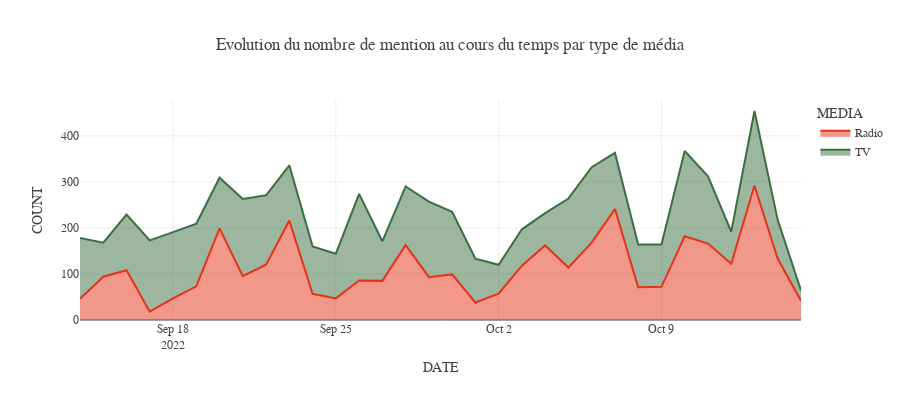

Write notebook code for a chart like this one.
### Code cell
freq = "D"

count = (
    data.set_index(["DATE"])
    .groupby([pd.Grouper(freq = freq),"MEDIA"],as_index = True)
    ["COUNT"].sum()
    .reset_index()
)

fig = px.area(count,
             x = "DATE",y = "COUNT",color = "MEDIA",
             title = "Evolution du nombre de mention au cours du temps par type de média",height = 400,color_discrete_sequence=SMALL_SEQUENCE2
)
fig.show()

### Figure 1 — Plotly figure (JSON) as saved in the notebook; plotly's stock layout.template omitted (floating-point values rounded to 4 significant figures)
{"data": [{"fillpattern": {"shape": ""}, "hovertemplate": "MEDIA=Radio<br>DATE=%{x}<br>COUNT=%{y}<extra></extra>", "legendgroup": "Radio", "line": {"color": "rgb(230, 50, 24)"}, "marker": {"symbol": "circle"}, "mode": "lines", "name": "Radio", "orientation": "v", "showlegend": true, "stackgroup": "1", "type": "scatter", "x": ["2022-09-14T00:00:00", "2022-09-15T00:00:00", "2022-09-16T00:00:00", "2022-09-17T00:00:00", "2022-09-18T00:00:00", "2022-09-19T00:00:00", "2022-09-20T00:00:00", "2022-09-21T00:00:00", "2022-09-22T00:00:00", "2022-09-23T00:00:00", "2022-09-24T00:00:00", "2022-09-25T00:00:00", "2022-09-26T00:00:00", "2022-09-27T00:00:00", "2022-09-28T00:00:00", "2022-09-29T00:00:00", "2022-09-30T00:00:00", "2022-10-01T00:00:00", "2022-10-02T00:00:00", "2022-10-03T00:00:00", "2022-10-04T00:00:00", "2022-10-05T00:00:00", "2022-10-06T00:00:00", "2022-10-07T00:00:00", "2022-10-08T00:00:00", "2022-10-09T00:00:00", "2022-10-10T00:00:00", "2022-10-11T00:00:00", "2022-10-12T00:00:00", "2022-10-13T00:00:00", "2022-10-14T00:00:00", "2022-10-15T00:00:00"], "xaxis": "x", "y": [46, 94, 108, 18, 47, 73, 199, 95, 120, 216, 57, 47, 86, 85, 163, 93, 99, 38, 57, 118, 162, 114, 168, 241, 71, 72, 182, 166, 122, 292, 133, 42], "yaxis": "y"}, {"fillpattern": {"shape": ""}, "hovertemplate": "MEDIA=TV<br>DATE=%{x}<br>COUNT=%{y}<extra></extra>", "legendgroup": "TV", "line": {"color": "rgb(59, 111, 66)"}, "marker": {"symbol": "circle"}, "mode": "lines", "name": "TV", "orientation": "v", "showlegend": true, "stackgroup": "1", "type": "scatter", "x": ["2022-09-14T00:00:00", "2022-09-15T00:00:00", "2022-09-16T00:00:00", "2022-09-17T00:00:00", "2022-09-18T00:00:00", "2022-09-19T00:00:00", "2022-09-20T00:00:00", "2022-09-21T00:00:00", "2022-09-22T00:00:00", "2022-09-23T00:00:00", "2022-09-24T00:00:00", "2022-09-25T00:00:00", "2022-09-26T00:00:00", "2022-09-27T00:00:00", "2022-09-28T00:00:00", "2022-09-29T00:00:00", "2022-09-30T00:00:00", "2022-10-01T00:00:00", "2022-10-02T00:00:00", "2022-10-03T00:00:00", "2022-10-04T00:00:00", "2022-10-05T00:00:00", "2022-10-06T00:00:00", "2022-10-07T00:00:00", "2022-10-08T00:00:00", "2022-10-09T00:00:00", "2022-10-10T00:00:00", "2022-10-11T00:00:00", "2022-10-12T00:00:00", "2022-10-13T00:00:00", "2022-10-14T00:00:00", "2022-10-15T00:00:00"], "xaxis": "x", "y": [132, 74, 121, 155, 144, 136, 110, 168, 151, 120, 103, 97, 188, 86, 127, 164, 136, 95, 63, 79, 70, 150, 164, 122, 93, 92, 185, 146, 70, 162, 84, 22], "yaxis": "y"}], "layout": {"height": 400, "legend": {"title": {"text": "MEDIA"}, "tracegroupgap": 0}, "title": {"text": "Evolution du nombre de mention au cours du temps par type de média"}, "xaxis": {"anchor": "y", "domain": [0, 1], "title": {"text": "DATE"}}, "yaxis": {"anchor": "x", "domain": [0, 1], "title": {"text": "COUNT"}}}}
